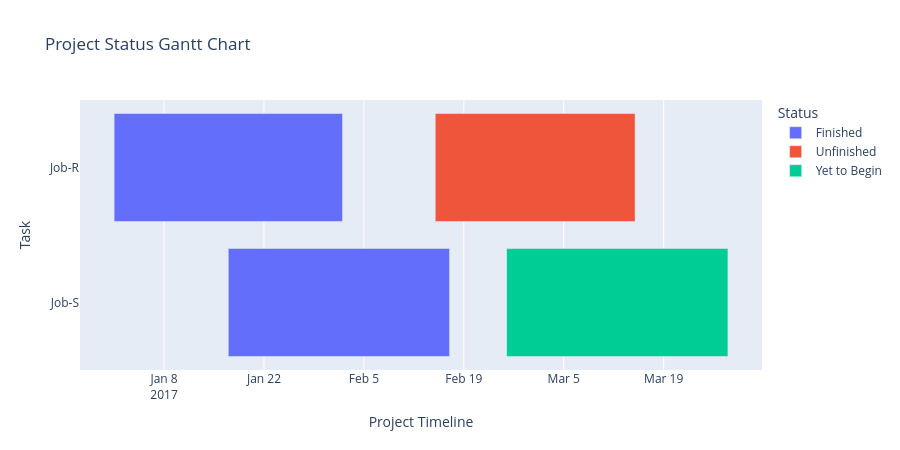

Source (notebook cell):
### Markdown cell above
## 2. Import the required libraries

We begin by importing the tools needed for data handling and visualisation.

As you read the imports, ask:

- Which library handles tabular project data?
- Which library draws the chart?
- Which module helps Matplotlib work with dates?

Understanding imports makes the later code easier to follow.

### Code cell
import plotly.express as px

df = pd.DataFrame([
    dict(Task="Job-R", Start="2017-01-01", Finish="2017-02-02",
         Resource="Finished"),
    dict(Task="Job-R", Start="2017-02-15", Finish="2017-03-15",
         Resource="Unfinished"),
    dict(Task="Job-S", Start="2017-01-17", Finish="2017-02-17",
         Resource="Finished"),
    dict(Task="Job-S", Start="2017-02-25", Finish="2017-03-28",
         Resource="Yet to Begin")
])

fig = px.timeline(
    df,
    x_start="Start",
    x_end="Finish",
    y="Task",
    color="Resource",
    title="Project Status Gantt Chart"
)

# Put the first task at the top
fig.update_yaxes(autorange="reversed")

fig.update_layout(
    xaxis_title="Project Timeline",
    yaxis_title="Task",
    legend_title="Status",
    height=450
)

fig.show()

### Figure 1 — Plotly figure (JSON) as saved in the notebook; plotly's stock layout.template omitted (floating-point values rounded to 4 significant figures)
{"data": [{"base": ["2017-01-01T00:00:00.000000", "2017-01-17T00:00:00.000000"], "hovertemplate": "Resource=Finished<br>Start=%{base}<br>Finish=%{x}<br>Task=%{y}<extra></extra>", "legendgroup": "Finished", "marker": {"color": "#636efa", "pattern": {"shape": ""}}, "name": "Finished", "orientation": "h", "showlegend": true, "textposition": "auto", "type": "bar", "x": [2764800000, 2678400000], "xaxis": "x", "y": ["Job-R", "Job-S"], "yaxis": "y"}, {"base": ["2017-02-15T00:00:00.000000"], "hovertemplate": "Resource=Unfinished<br>Start=%{base}<br>Finish=%{x}<br>Task=%{y}<extra></extra>", "legendgroup": "Unfinished", "marker": {"color": "#EF553B", "pattern": {"shape": ""}}, "name": "Unfinished", "orientation": "h", "showlegend": true, "textposition": "auto", "type": "bar", "x": [2419200000], "xaxis": "x", "y": ["Job-R"], "yaxis": "y"}, {"base": ["2017-02-25T00:00:00.000000"], "hovertemplate": "Resource=Yet to Begin<br>Start=%{base}<br>Finish=%{x}<br>Task=%{y}<extra></extra>", "legendgroup": "Yet to Begin", "marker": {"color": "#00cc96", "pattern": {"shape": ""}}, "name": "Yet to Begin", "orientation": "h", "showlegend": true, "textposition": "auto", "type": "bar", "x": [2678400000], "xaxis": "x", "y": ["Job-S"], "yaxis": "y"}], "layout": {"barmode": "overlay", "height": 450, "legend": {"title": {"text": "Status"}, "tracegroupgap": 0}, "title": {"text": "Project Status Gantt Chart"}, "xaxis": {"anchor": "y", "domain": [0, 1], "title": {"text": "Project Timeline"}, "type": "date"}, "yaxis": {"anchor": "x", "autorange": "reversed", "domain": [0, 1], "title": {"text": "Task"}}}}
